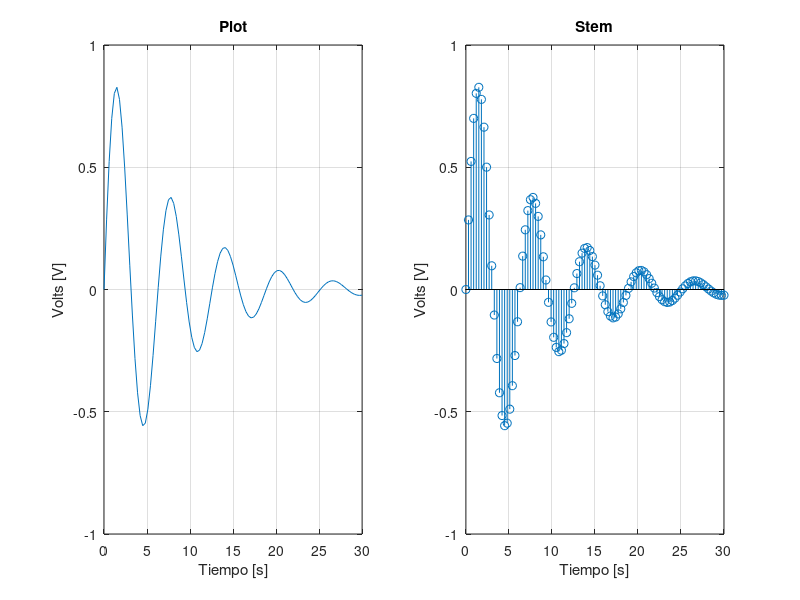

Source code (MATLAB):
% Programa del Ejercicio 1 (RUT 18.642.737-8)
a= 1; b=8; c=6; d=4; e=2; f=7; g=3; h=7;
t = 0:0.3:30;
f = exp(-(b+a)/(2*c*(d+e))*t).*sin(t);
subplot(1,2,1);plot(t,f);title('Plot'); xlabel('Tiempo [s]'); ylabel('Volts [V]'); grid on;
subplot(1,2,2);stem(t,f);title('Stem'); xlabel('Tiempo [s]'); ylabel('Volts [V]'); grid on;
